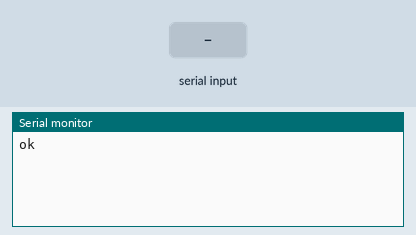
Recording of a sketch running on a simulated ESP8266 (NodeMCU). Shown: the last lines printed to the serial monitor. The test bench sets the inputs (shaded band).

Above: at 2.5 s.
2.6 s: "90,45\n" received over Serial
At 4.4 s:
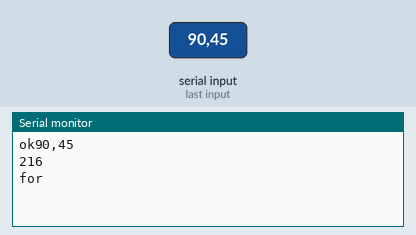
5.1 s: "30,150\n" received over Serial
At 6.36 s:
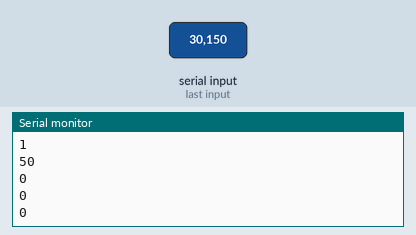
Timing chart, 0 to 8.1 s (numbered marks = the images above; inputs shaded):
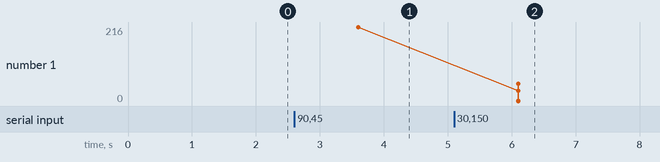

Measured:
- after the input at 2.6 s, the serial monitor: prints a new line after 1.0 s (image 1)
- after the input at 5.1 s, the serial monitor: prints a new line after 1.0 s (image 2)
- plotted number 1: 216 → 0 after the input at 5.1 s

The sketch:

ESP.ino
```cpp
#include <ESP8266WiFi.h>
#include <espnow.h>

#define debug Serial.println      //habría que cambiar los println por print, o recortar los mensajes que mande en el receptor (La raspberrry pi pico, con circuitpython)

unsigned char dir[20*6]; //20 direcciones máximas (cosas de esp_now) y 6 bytes (ordenados así por cosas de las ip)
char mensaje[32];
bool estado = false;

void setup(){
  Serial.begin(74880);
  WiFi.mode(WIFI_STA);
  if (esp_now_init() != 0) return;
  delay(1500);
  Serial.print("ok");

  esp_now_set_self_role(ESP_NOW_ROLE_CONTROLLER);
  esp_now_register_send_cb(onDataSent);
  //debug("addPeers");
  addPeers();
}

void loop(){
  debug("loop");
  String data = leer();
  unsigned char obj = letraA20(data[0]);
  String mens_temp = data.substring(1);
  mens_temp.toCharArray(mensaje, 32); //pasarlo como string lo jode por alguna razon

  for(int i=0;i<6;i++){
    debug((dir+obj*6)[i],HEX);
  }
  do{
  esp_now_send(dir+obj*6, (uint8_t *) &mensaje, sizeof(mensaje)); //mete esto en un do while, puede que lo de la dirección no le haga gracia a la funcion esta
  }while(estado);
}

void addPeers(){
  int N_rec = letraA20(leer()[0]); //a=0, b=1, c=2 ... u=20
  debug(N_rec); ///
  if(N_rec == 0){
    debug("a mimir");
    ESP.deepSleep(0); //Se pone en stand-by hasta que se reinicie
  }
  for(int j = 0;j<N_rec;j++){
    delay(400);
    debug("for");
    String dir_char = leer(); //lee la siguiente dirección
    //debug(dir_char); ///
    for(int i=0;i<11;i+=2){
      dir[j*6+i/2] = char2hex(dir_char[i])*16 + char2hex(dir_char[i+1]);
      //esp_now_add_peer(direccion , ESP_NOW_ROLE_SLAVE, 1, NULL, 0);
      debug(dir[j*6+i/2], HEX);
    }
  }
  Serial.println("okk");
}

String leer(){ //leer el puerto serie comprimido a una sola funcion. Puede que sobre el delay o que sea excesivo (seguramente)
  while(!Serial.available()){
    delay(100);
  }
  String dato = Serial.readString();
  dato.trim();
  debug(dato);
  return dato;
}

byte char2hex(char letra){
  if(letra >= '0' && letra <= '9')
    return letra - '0';
  else if(letra >= 'A' && letra <= 'F')
    return letra - 'A' + 10;
  else return 0;
}

byte letraA20(char letra){
  //println(letra - 'a');
  return letra - 'a';
}

void onDataSent(byte *mac_addr, byte sendStatus){
  if(sendStatus){
    debug("Malo");
  }else{
    debug("Bueno");
  }
  estado = sendStatus;
}
```
